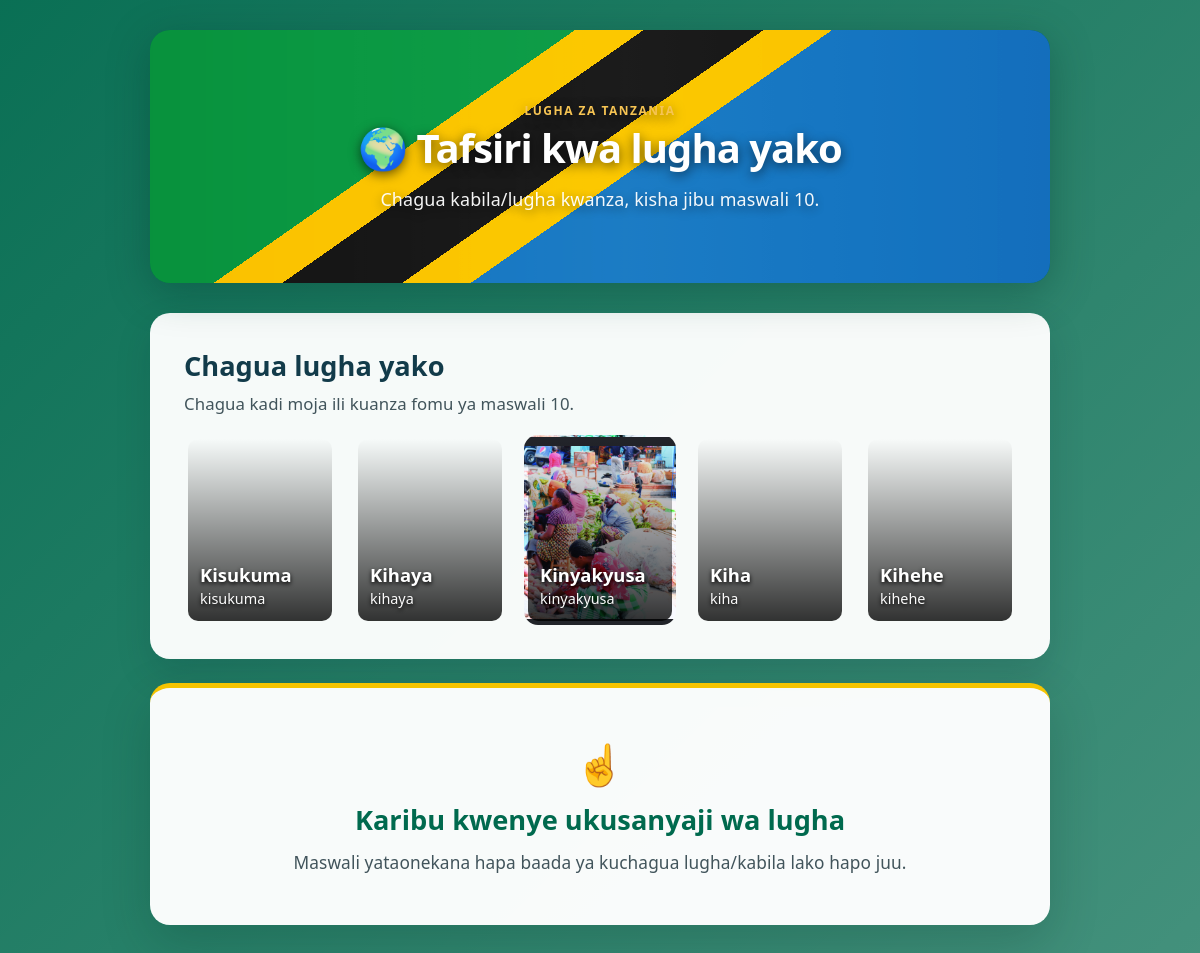
Page /form on the committed database.
### app/models.py (models this page shows)
class Tribe(Base):
    __tablename__ = "tribes"
    id = Column(Integer, primary_key=True)
    name = Column(String(50), unique=True, nullable=False)
    language_code = Column(String(50), unique=True, nullable=False)
    image = Column(String(200), nullable=False)

### app/main.py (the view)
@app.get("/form")
def show_form(
    request: Request,
    db: Session = Depends(get_db),
):
    selected_tribe = request.query_params.get("tribe")
    tribe = (
        db.query(Tribe).filter(Tribe.name == selected_tribe).first()
        if selected_tribe
        else None
    )
    tribes = db.query(Tribe).order_by(Tribe.id).all()
    if tribe is None:
        return templates.TemplateResponse(
            request=request,
            name="index.html",
            context={
                "sentences": [],
                "participant_id": "",
                "tribes": tribes,
                "selected_tribe": None,
                "error": None,
            },
        )
    available_sentence_query = db.query(Sentence).filter(
        ~exists().where(and_(
            Response.kiswahili == Sentence.kiswahili,
            Response.target_language == tribe.language_code,
        ))
    )
    sentence_count = available_sentence_query.count()
    sentence_ids = [
        row[0]
        for row in available_sentence_query.with_entities(Sentence.id).all()
    ]
    selected_ids = random.sample(
        sentence_ids,
        min(10, len(sentence_ids))
    )
    sentences = (
        db.query(Sentence)
        .filter(
            Sentence.id.in_(
                selected_ids
            )
        )
        .all()
    )
    sentence_dict = {
        sentence.id: sentence
        for sentence in sentences
    }
    sentences = [
        sentence_dict[sentence_id]
        for sentence_id in selected_ids
    ]
    participant_id = str(
        uuid.uuid4()
    )
    return templates.TemplateResponse(
        request=request,
        name="index.html",
        context={
            "sentences": sentences,
            "participant_id":
                participant_id,
            "error": None,
            "tribes": tribes,
            "selected_tribe": tribe,
        },
    )

### app/templates/index.html (shortened to what this page needs)
<!DOCTYPE html>
<html lang="sw">
<head>
    <link
        rel="stylesheet"
        href="/static/style.css"
    >
</head>
<body class="{% if selected_tribe %}has-tribe-background{% endif %}"
      {% if selected_tribe %}style="--page-tribe-image: url('/static/{{ selected_tribe.image }}')"{% endif %}>
<div class="container">
    <div class="header flag-header" role="img" aria-label="Bendera ya Tanzania yenye ujumbe wa mradi">
        <div class="flag-fabric"></div>
        <div class="header-content">
        <span class="eyebrow"> LUGHA ZA TANZANIA</span>
        <h1>🌍 Tafsiri kwa lugha yako</h1>
        <p>Chagua kabila/lugha kwanza, kisha jibu maswali 10.</p>
        </div>
    </div>
    {% if error %}
    <div class="error">
        ⚠️ {{ error }}
    </div>
    {% else %}
    <form action="/submit" method="post">
        <section class="tribe-picker">
            <h2>Chagua lugha yako</h2>
            <p class="muted">Chagua kadi moja ili kuanza fomu ya maswali 10.</p>
            <div class="tribe-grid">
            {% for tribe in tribes %}
                <label class="tribe-card {% if selected_tribe and tribe.name == selected_tribe.name %}selected{% endif %}"
                       style="--tribe-image: url('/static/{{ tribe.image }}')">
                    <span class="tribe-overlay"></span>
                    <span class="tribe-name">{{ tribe.name }}</span>
                    <span class="tribe-code">{{ tribe.language_code }}</span>
                </label>
            {% endfor %}
            </div>
        </section>
        {% if selected_tribe and sentences %}
        <input type="hidden" name="participant_id" value="{{ participant_id }}">
        <div class="form-hero" style="--selected-image: url('/static/{{ selected_tribe.image }}')">
            <div class="form-hero-content">
                <span class="eyebrow">KISWAHILI → {{ selected_tribe.name }}</span>
                <h2>Maswali ya tafsiri</h2>
                <p>Tafsiri kila sentensi kwa {{ selected_tribe.name }}.</p>
            </div>
        </div>
        <div class="info-box">
            <strong>
                📝 Maelekezo:
            </strong>
            <p>
                Tafadhali tafsiri kila sentensi ya Kiswahili kwenda {{ selected_tribe.name }}.
                Majibu yako yatakusanywa kwa lengo la kujenga kamusi digital.
            </p>
        </div>
        {% for sentence in sentences %}
        <div class="question">
            <div class="number">
                Swali {{ loop.index }}/{{ sentences|length }}
            </div>
            <div class="swahili">
                {{ sentence.kiswahili }}
            </div>
            <label>
                💬 Andika tafsiri ya {{ selected_tribe.name if selected_tribe else 'lugha uliyochagua' }}:
            </label>
            <textarea
                name="question_{{ sentence.id }}"
                placeholder="Andika tafsiri yako hapa..."
                rows="3"
                required
            ></textarea>
        </div>
        {% endfor %}
        <button
            type="submit"
            class="submit-button"
        >
            ✅ Tuma Majibu
        </button>
        {% elif selected_tribe %}
        <div class="selection-prompt completion-prompt">
            <div class="selection-icon">✅</div>
            <h2>Maswali ya {{ selected_tribe.name }} yamekamilika</h2>
            <p>Sentensi zote tayari zimepata tafsiri ya lugha hii.</p>
        </div>
        {% else %}
        <div class="selection-prompt">
            <div class="selection-icon">☝</div>
            <h2>Karibu kwenye ukusanyaji wa lugha</h2>
            <p>Maswali yataonekana hapa baada ya kuchagua lugha/kabila lako hapo juu.</p>
        </div>
        {% endif %}
    </form>
    {% endif %}
</div>
</body>
</html>

### app/static/style.css (style rules this page uses)
* { box-sizing: border-box; }
html { scroll-behavior: smooth; }
body { margin: 0; padding: 0; font-family: 'Segoe UI', Tahoma, Geneva, Verdana, sans-serif; background: linear-gradient(135deg, rgba(0, 106, 78, .96), rgba(0, 106, 78, .72)), #f4f7f5; color: #333; min-height: 100vh; font-size: 16px; }
p { font-family: 'Segoe UI', Tahoma, sans-serif; font-size: 1.04rem; line-height: 1.7; letter-spacing: .1px; }
.container { width: 90%; max-width: 900px; margin: 30px auto; padding-bottom: 40px; }
.header { position: relative; min-height: 245px; display: flex; align-items: center; justify-content: center; isolation: isolate; background: #006a4e; padding: 40px 30px; border-radius: 20px; margin-bottom: 30px; text-align: center; box-shadow: 0 10px 40px rgba(0, 55, 42, 0.35); color: white; animation: slideDown 0.6s ease-out; overflow: hidden; }
.flag-fabric { position: absolute; z-index: -1; inset: -18%; background: linear-gradient(145deg, transparent 0 38%, #f5c400 38% 42%, #161616 42% 49%, #f5c400 49% 53%, transparent 53%), linear-gradient(145deg, #159447 0 38%, transparent 38%), linear-gradient(145deg, transparent 53%, #1e73b7 53%); transform-origin: left center; animation: flagWave 4s ease-in-out infinite; filter: saturate(1.12); }
.flag-fabric::after { content: ""; position: absolute; inset: 0; background: linear-gradient(90deg, rgba(0, 0, 0, .2), transparent 28%, rgba(255,255,255,.12) 52%, rgba(0,0,0,.18)); mix-blend-mode: soft-light; }
.header-content { width: min(780px, 100%); padding: 28px 20px; text-shadow: 0 3px 12px rgba(0, 0, 0, .55); }
.header h1 { margin: 0; font-size: 2.5em; font-weight: 700; letter-spacing: -1px; margin-bottom: 10px; text-shadow: 0 3px 12px rgba(0, 0, 0, .6); }
.header p { margin: 10px 0 0 0; font-size: 1.12rem; opacity: 0.95; font-weight: 500; line-height: 1.65; color: #fff; }
.eyebrow { display: inline-block; color: #f6c453; font-size: .75rem; font-weight: 800; letter-spacing: 1.5px; }
.tribe-picker { background: rgba(255, 255, 255, .96); border-radius: 20px; padding: 34px; margin-bottom: 24px; box-shadow: 0 15px 35px rgba(0, 35, 50, .15); }
.tribe-picker h2 { margin: 0 0 6px; color: #123b4a; }
.tribe-picker h2 { font-size: 1.7rem; }
.muted { color: #41545b; margin-top: 0; font-size: 1.05rem; }
.tribe-grid { display: grid; grid-template-columns: repeat(5, minmax(150px, 1fr)); gap: 18px; }
.tribe-card { min-height: 190px; position: relative; overflow: hidden; border-radius: 14px; background: var(--tribe-image) center/cover; color: white; cursor: pointer; border: 4px solid transparent; transition: transform .2s, border-color .2s; }
.selection-prompt { background: rgba(255, 255, 255, .97); border-radius: 20px; padding: 48px 28px; margin-top: 24px; text-align: center; box-shadow: 0 18px 50px rgba(0, 40, 30, .2); border-top: 5px solid #f5c400; }
.selection-prompt h2 { color: #006a4e; margin: 10px 0; font-size: 1.7rem; }
.selection-prompt p { color: #41545b; font-size: 1.08rem; margin: 0; }
.selection-icon { font-size: 2.5rem; color: #005a9c; }
.tribe-overlay { position: absolute; inset: 0; background: linear-gradient(transparent, rgba(0,0,0,.8)); }
.tribe-name, .tribe-code { position: absolute; left: 12px; z-index: 1; }
.tribe-name { bottom: 34px; font-weight: 800; font-size: 1.15rem; text-shadow: 0 2px 4px #000; }
.tribe-code { bottom: 13px; font-size: .9rem; opacity: .98; text-shadow: 0 2px 4px #000; }

### rows in the picture
Tribe: name "Kisukuma", language_code "kisukuma"
Tribe: name "Kihaya", language_code "kihaya"
Tribe: image (picture), name "Kinyakyusa", language_code "kinyakyusa"
Tribe: name "Kiha", language_code "kiha"
Tribe: name "Kihehe", language_code "kihehe"
